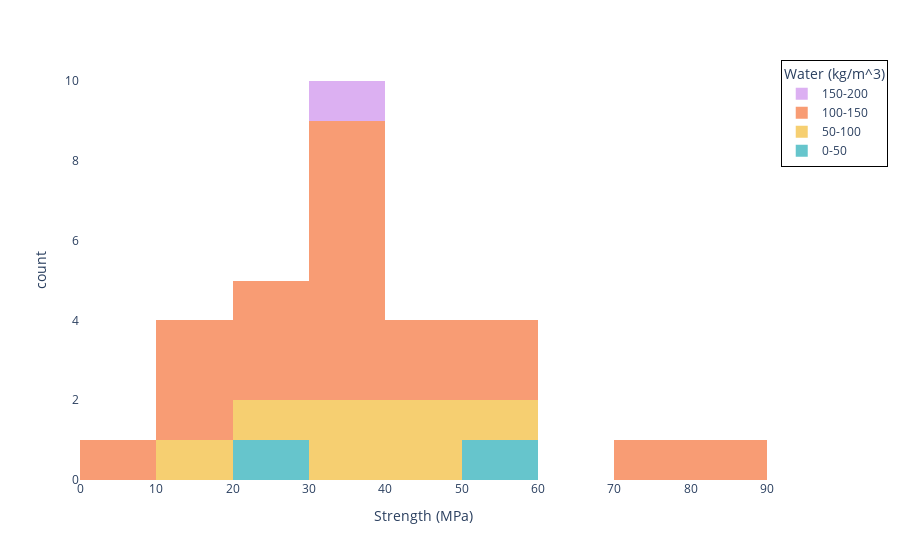

Notebook cell for this chart:
### Markdown cell above
The assistant can't plot yet, so we just use the response as is to plot in this notebook.

### Code cell
exec(response.replace('python','').replace('```',''). replace('```','')[1:])

### Figure 1 — Plotly figure (JSON) as saved in the notebook; plotly's stock layout.template omitted (floating-point values rounded to 4 significant figures)
{"data": [{"alignmentgroup": "True", "bingroup": "x", "hovertemplate": "Water (kg/m^3)=0-50<br>Strength (MPa)=%{x}<br>count=%{y}<extra></extra>", "legendgroup": "0-50", "marker": {"color": "rgb(102, 197, 204)", "pattern": {"shape": ""}}, "name": "0-50", "nbinsx": 10, "offsetgroup": "0-50", "orientation": "v", "showlegend": true, "type": "histogram", "x": [24.24, 58.8], "xaxis": "x", "yaxis": "y"}, {"alignmentgroup": "True", "bingroup": "x", "hovertemplate": "Water (kg/m^3)=50-100<br>Strength (MPa)=%{x}<br>count=%{y}<extra></extra>", "legendgroup": "50-100", "marker": {"color": "rgb(246, 207, 113)", "pattern": {"shape": ""}}, "name": "50-100", "nbinsx": 10, "offsetgroup": "50-100", "orientation": "v", "showlegend": true, "type": "histogram", "x": [42.92, 48.99, 17.95, 35.57, 52.01, 34.74, 21.06], "xaxis": "x", "yaxis": "y"}, {"alignmentgroup": "True", "bingroup": "x", "hovertemplate": "Water (kg/m^3)=100-150<br>Strength (MPa)=%{x}<br>count=%{y}<extra></extra>", "legendgroup": "100-150", "marker": {"color": "rgb(248, 156, 116)", "pattern": {"shape": ""}}, "name": "100-150", "nbinsx": 10, "offsetgroup": "100-150", "orientation": "v", "showlegend": true, "type": "histogram", "x": [32.96, 33.76, 32.24, 12.54, 43.89, 32.25, 57.21, 50.77, 8.487, 25.75, 33.31, 41.54, 80.2, 13.29, 17.24, 72.3, 39.49, 26.32, 25.45, 37.26], "xaxis": "x", "yaxis": "y"}, {"alignmentgroup": "True", "bingroup": "x", "hovertemplate": "Water (kg/m^3)=150-200<br>Strength (MPa)=%{x}<br>count=%{y}<extra></extra>", "legendgroup": "150-200", "marker": {"color": "rgb(220, 176, 242)", "pattern": {"shape": ""}}, "name": "150-200", "nbinsx": 10, "offsetgroup": "150-200", "orientation": "v", "showlegend": true, "type": "histogram", "x": [39.0], "xaxis": "x", "yaxis": "y"}], "layout": {"barmode": "relative", "legend": {"bgcolor": "white", "bordercolor": "black", "borderwidth": 1, "title": {"text": "Water (kg/m^3)"}, "tracegroupgap": 0, "traceorder": "reversed"}, "margin": {"t": 60}, "plot_bgcolor": "white", "showlegend": true, "xaxis": {"anchor": "y", "domain": [0, 1], "gridcolor": "white", "title": {"text": "Strength (MPa)"}}, "yaxis": {"anchor": "x", "domain": [0, 1], "gridcolor": "white", "title": {"text": "count"}}}}
